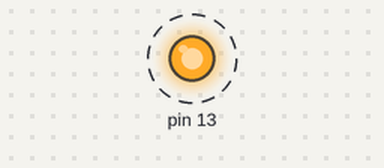
Simulated run of this sketch. Board: Arduino Uno, built with avr-gcc and run on an emulated ATmega328P. Parts: output pins drawn as LEDs (lit = HIGH). Dashed ring = blinking.

Above: at 0.2 s.
Timing chart, 0 to 3.0 s (numbered marks = the images above):
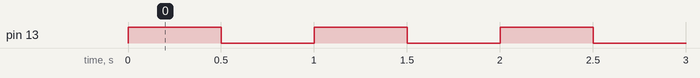

The sketch:

exp_5.1.ino
```cpp
void start();
void led(int);

void setup()
{
    start();
}

void loop()
{
    led(1);
    delay(500);
    led(0);
    delay(500);
}

void start()
{
    pinMode(13, OUTPUT);
}

void led(int state)
{
    digitalWrite(13, state);
}
```

Measured:
- by itself, pin 13: alternates HIGH for 0.50 s and LOW for 0.50 s
